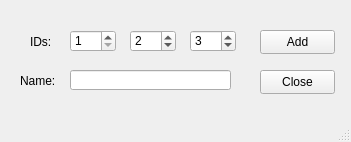
<?xml version="1.0" encoding="UTF-8"?>
<ui version="4.0">
 <class>MainWindow</class>
 <widget class="QMainWindow" name="MainWindow">
  <property name="geometry">
   <rect>
    <x>0</x>
    <y>0</y>
    <width>351</width>
    <height>142</height>
   </rect>
  </property>
  <property name="windowTitle">
   <string>Add IDs</string>
  </property>
  <widget class="QWidget" name="centralwidget">
   <widget class="QSpinBox" name="id1">
    <property name="geometry">
     <rect>
      <x>70</x>
      <y>30</y>
      <width>46</width>
      <height>22</height>
     </rect>
    </property>
    <property name="minimum">
     <number>1</number>
    </property>
    <property name="maximum">
     <number>1000</number>
    </property>
   </widget>
   <widget class="QSpinBox" name="id3">
    <property name="geometry">
     <rect>
      <x>190</x>
      <y>30</y>
      <width>46</width>
      <height>22</height>
     </rect>
    </property>
    <property name="minimum">
     <number>1</number>
    </property>
    <property name="maximum">
     <number>1000</number>
    </property>
    <property name="value">
     <number>3</number>
    </property>
   </widget>
   <widget class="QSpinBox" name="id2">
    <property name="geometry">
     <rect>
      <x>130</x>
      <y>30</y>
      <width>46</width>
      <height>22</height>
     </rect>
    </property>
    <property name="minimum">
     <number>1</number>
    </property>
    <property name="maximum">
     <number>1000</number>
    </property>
    <property name="value">
     <number>2</number>
    </property>
   </widget>
   <widget class="QLineEdit" name="nameBox">
    <property name="geometry">
     <rect>
      <x>70</x>
      <y>70</y>
      <width>161</width>
      <height>20</height>
     </rect>
    </property>
   </widget>
   <widget class="QLabel" name="label">
    <property name="geometry">
     <rect>
      <x>30</x>
      <y>34</y>
      <width>31</width>
      <height>16</height>
     </rect>
    </property>
    <property name="text">
     <string>IDs: </string>
    </property>
   </widget>
   <widget class="QLabel" name="label_2">
    <property name="geometry">
     <rect>
      <x>20</x>
      <y>73</y>
      <width>41</width>
      <height>16</height>
     </rect>
    </property>
    <property name="text">
     <string>Name:</string>
    </property>
   </widget>
   <widget class="QPushButton" name="addButton">
    <property name="geometry">
     <rect>
      <x>260</x>
      <y>30</y>
      <width>75</width>
      <height>24</height>
     </rect>
    </property>
    <property name="text">
     <string>Add</string>
    </property>
   </widget>
   <widget class="QPushButton" name="pushButton_2">
    <property name="geometry">
     <rect>
      <x>260</x>
      <y>70</y>
      <width>75</width>
      <height>24</height>
     </rect>
    </property>
    <property name="text">
     <string>Close</string>
    </property>
   </widget>
  </widget>
  <widget class="QMenuBar" name="menubar">
   <property name="geometry">
    <rect>
     <x>0</x>
     <y>0</y>
     <width>351</width>
     <height>19</height>
    </rect>
   </property>
  </widget>
  <widget class="QStatusBar" name="statusbar"/>
 </widget>
 <resources/>
 <connections>
  <connection>
   <sender>pushButton_2</sender>
   <signal>clicked()</signal>
   <receiver>MainWindow</receiver>
   <slot>close()</slot>
   <hints>
    <hint type="sourcelabel">
     <x>291</x>
     <y>103</y>
    </hint>
    <hint type="destinationlabel">
     <x>250</x>
     <y>32</y>
    </hint>
   </hints>
  </connection>
 </connections>
</ui>
